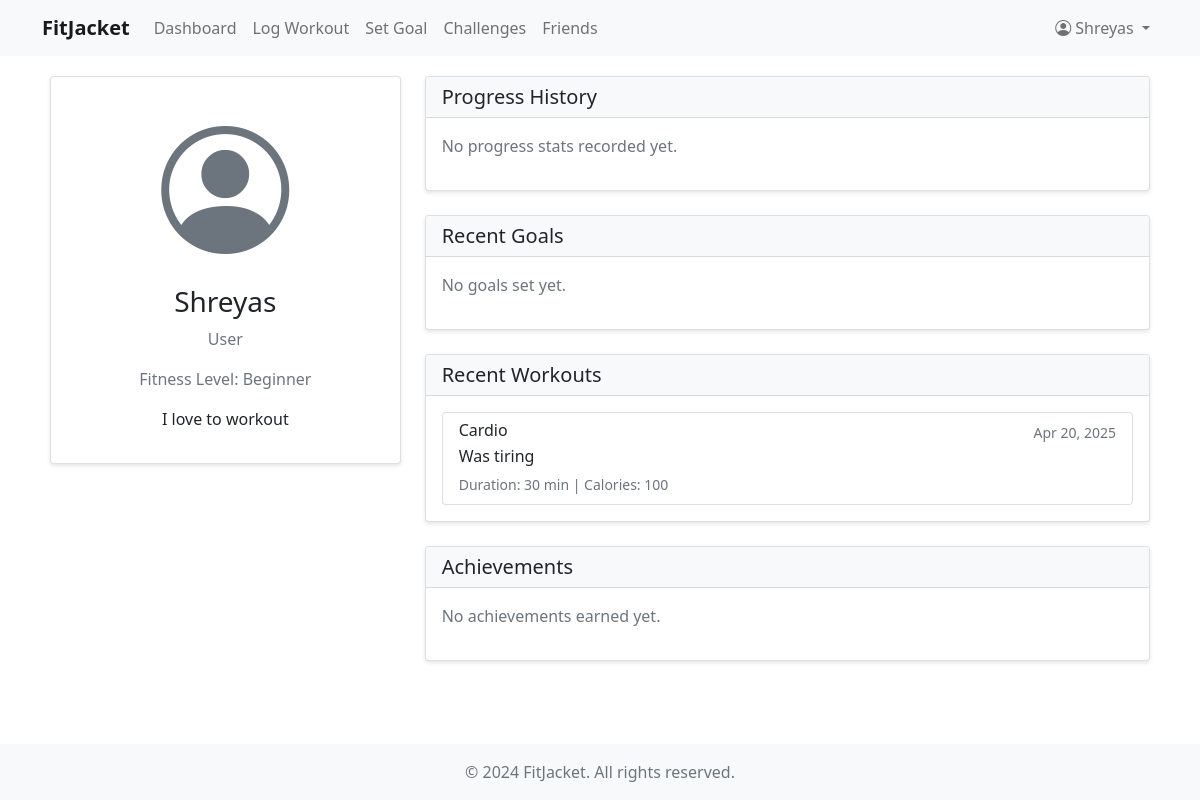
The app's page /profile/ (signed in) with its own data.
### fitness/models.py (models this page shows, shortened)
class CustomUser(AbstractUser):
    USER_TYPE_CHOICES = (
        ('user', 'User'),
        ('coach', 'Coach'),
    )
    user_type = models.CharField(max_length=10, choices=USER_TYPE_CHOICES, default='user')
    bio = models.TextField(blank=True)
    profile_picture = models.ImageField(upload_to='profile_pictures/', null=True, blank=True)
    fitness_level = models.CharField(max_length=20, choices=(
        ('beginner', 'Beginner'),
        ('intermediate', 'Intermediate'),
        ('advanced', 'Advanced'),
    ), default='beginner')
    friends = models.ManyToManyField('self', symmetrical=False, blank=True)

class Workout(models.Model):
    WORKOUT_TYPES = (
        ('cardio', 'Cardio'),
        ('strength', 'Strength Training'),
        ('flexibility', 'Flexibility'),
        ('hiit', 'HIIT'),
        ('other', 'Other'),
    )
    user = models.ForeignKey(CustomUser, on_delete=models.CASCADE)
    workout_type = models.CharField(max_length=20, choices=WORKOUT_TYPES)
    description = models.TextField()
    duration = models.IntegerField(help_text="Duration in minutes")
    calories_burned = models.IntegerField(null=True, blank=True)
    created_at = models.DateTimeField(auto_now_add=True)
    coach_feedback = models.TextField(blank=True, null=True)
    location = models.CharField(max_length=255, blank=True, null=True)

### fitness/views.py (the view)
# urls.py: path('profile/', views.profile, name='profile'),
@login_required
def profile(request):
    user = request.user
    goals = Goal.objects.filter(user=user)
    workouts = Workout.objects.filter(user=user)
    achievements = UserAchievement.objects.filter(user=user)
    progress_stats = ProgressStats.objects.filter(user=user).order_by('-date')[:5]
    return render(request, 'fitness/profile.html', {
        'user': user,
        'goals': goals,
        'workouts': workouts,
        'achievements': achievements,
        'progress_stats': progress_stats
    })

### fitness/templates/fitness/profile.html (shortened to what this page needs)
{% extends 'fitness/base.html' %}
{% block content %}
<div class="row">
    <div class="col-md-4">
        <div class="card">
            <div class="card-body text-center">
                {% if user.profile_picture %}
                    <img src="{{ user.profile_picture.url }}" alt="Profile Picture" class="rounded-circle img-fluid mb-3" style="max-width: 200px;">
                {% else %}
                    <i class="bi bi-person-circle" style="font-size: 8rem; color: #6c757d;"></i>
                {% endif %}
                <h3>{{ user.username }}</h3>
                <p class="text-muted">{{ user.get_user_type_display }}</p>
                <p class="text-muted">Fitness Level: {{ user.get_fitness_level_display }}</p>
                {% if user.bio %}
                    <p>{{ user.bio }}</p>
                {% endif %}
            </div>
        </div>
    </div>
    <div class="col-md-8">
        <div class="card mb-4">
            <div class="card-header">
                <h5 class="mb-0">Progress History</h5>
            </div>
            <div class="card-body">
                {% if progress_stats %}
                    <div class="table-responsive">
                        <table class="table">
                            <thead>
                                <tr>
                                    <th>Date</th>
                                    <th>Weight</th>
                                    <th>Body Fat %</th>
                                    <th>Muscle Mass</th>
                                </tr>
                            </thead>
                            <tbody>
                                {% for stat in progress_stats %}
                                    <tr>
                                        <td>{{ stat.date|date:"M d, Y" }}</td>
                                        <td>{{ stat.weight|default:"-" }} kg</td>
                                        <td>{{ stat.body_fat_percentage|default:"-" }}%</td>
                                        <td>{{ stat.muscle_mass|default:"-" }} kg</td>
                                    </tr>
                                {% endfor %}
                            </tbody>
                        </table>
                    </div>
                {% else %}
                    <p class="text-muted">No progress stats recorded yet.</p>
                {% endif %}
            </div>
        </div>
        <div class="card mb-4">
            <div class="card-header">
                <h5 class="mb-0">Recent Goals</h5>
            </div>
            <div class="card-body">
                {% if goals %}
                    <div class="list-group">
                        {% for goal in goals|slice:":5" %}
                            <div class="list-group-item">
                                <div class="d-flex justify-content-between align-items-center">
                                    <h6 class="mb-1">{{ goal.description }}</h6>
                                    <span class="badge {% if goal.is_completed %}bg-success{% else %}bg-warning{% endif %}">
                                        {% if goal.is_completed %}Completed{% else %}In Progress{% endif %}
                                    </span>
                                </div>
                                {% if goal.target_date %}
                                    <small class="text-muted">Target Date: {{ goal.target_date }}</small>
                                {% endif %}
                            </div>
                        {% endfor %}
                    </div>
                {% else %}
                    <p class="text-muted">No goals set yet.</p>
                {% endif %}
            </div>
        </div>
        <div class="card mb-4">
            <div class="card-header">
                <h5 class="mb-0">Recent Workouts</h5>
            </div>
            <div class="card-body">
                {% if workouts %}
                    <div class="list-group">
                        {% for workout in workouts|slice:":5" %}
                            <div class="list-group-item">
                                <div class="d-flex justify-content-between align-items-center">
                                    <h6 class="mb-1">{{ workout.workout_type|title }}</h6>
                                    <small class="text-muted">{{ workout.created_at|date:"M d, Y" }}</small>
                                </div>
                                <p class="mb-1">{{ workout.description }}</p>
                                <small class="text-muted">
                                    Duration: {{ workout.duration }} min
                                    {% if workout.calories_burned %}
                                        | Calories: {{ workout.calories_burned }}
                                    {% endif %}
                                </small>
                            </div>
                        {% endfor %}
                    </div>
                {% else %}
                    <p class="text-muted">No workouts logged yet.</p>
                {% endif %}
            </div>
        </div>
        <div class="card">
            <div class="card-header">
                <h5 class="mb-0">Achievements</h5>
            </div>
            <div class="card-body">
                {% if achievements %}
                    <div class="row">
                        {% for achievement in achievements|slice:":6" %}
                            <div class="col-md-4 mb-3">
                                <div class="text-center">
                                    <img src="{{ achievement.achievement.badge_image.url }}"
                                         alt="{{ achievement.achievement.name }}"
                                         class="img-fluid mb-2"
                                         style="max-width: 100px;">
                                    <h6>{{ achievement.achievement.name }}</h6>
                                    <small class="text-muted">{{ achievement.earned_at|date:"M d, Y" }}</small>
                                </div>
                            </div>
                        {% endfor %}
                    </div>
                {% else %}
                    <p class="text-muted">No achievements earned yet.</p>
                {% endif %}
            </div>
        </div>
    </div>
</div>
{% endblock %}

### fitness/templates/fitness/base.html (shortened to what this page needs)
<!DOCTYPE html>
<html lang="en">
<head>
    <link href="https://cdn.jsdelivr.net/npm/bootstrap@5.1.3/dist/css/bootstrap.min.css" rel="stylesheet">
    <link rel="stylesheet" href="https://cdn.jsdelivr.net/npm/bootstrap-icons@1.7.2/font/bootstrap-icons.css">
</head>
<body>
    <nav class="navbar navbar-expand-lg navbar-light bg-light">
        <div class="container">
            <a class="navbar-brand" href="{% url 'home' %}">FitJacket</a>
            <div class="collapse navbar-collapse" id="navbarNav">
                <ul class="navbar-nav me-auto">
                    {% if user.is_authenticated %}
                        <li class="nav-item">
                            <a class="nav-link" href="{% url 'dashboard' %}">Dashboard</a>
                        </li>
                        <li class="nav-item">
                            <a class="nav-link" href="{% url 'log_workout' %}">Log Workout</a>
                        </li>
                        <li class="nav-item">
                            <a class="nav-link" href="{% url 'set_goal' %}">Set Goal</a>
                        </li>
                        <li class="nav-item">
                            <a class="nav-link" href="{% url 'challenges' %}">Challenges</a>
                        </li>
                        <li class="nav-item">
                            <a class="nav-link" href="{% url 'friends' %}">Friends</a>
                        </li>
                    {% endif %}
                </ul>
                <ul class="navbar-nav">
                    {% if user.is_authenticated %}
                        <li class="nav-item dropdown">
                            <a class="nav-link dropdown-toggle" href="#" id="navbarDropdown" role="button" data-bs-toggle="dropdown">
                                <i class="bi bi-person-circle"></i> {{ user.username }}
                            </a>
                        </li>
                    {% endif %}
                </ul>
            </div>
        </div>
    </nav>
    <div class="container main-content">
        {% block content %}
        {% endblock %}
    </div>
    <footer class="footer mt-auto py-3 bg-light">
        <div class="container text-center">
            <span class="text-muted">© 2024 FitJacket. All rights reserved.</span>
        </div>
    </footer>
</body>
</html>

### fitness/templates/fitness/base.html (style rules this page uses)
html, body { height: 100%; margin: 0; }
body { display: flex; flex-direction: column; }
.navbar-brand { font-weight: bold; }
.nav-link { color: #333; }
.main-content { padding: 20px; flex: 1 0 auto; }
.card { margin-bottom: 20px; box-shadow: 0 2px 4px rgba(0,0,0,0.1); }
.card-header { background-color: #f8f9fa; font-weight: bold; }
.footer { flex-shrink: 0; width: 100%; }

### records on screen
CustomUser: username "Shreyas", user_type "User", fitness_level "Beginner", bio "I love to workout"
Workout: workout_type "Cardio", created_at "Apr 20, 2025", description "Was tiring", duration "30", calories_burned "100"
